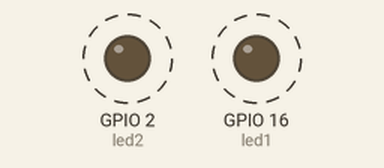
This program was run on a simulated ESP8266 board running MicroPython. Shown: output pins drawn as LEDs (lit = HIGH, except the on-board LED, lit = LOW). Dashed ring = blinking.

Above: at 0.5 s.
Timing chart, 0 to 4.6 s (numbered marks = the images above):
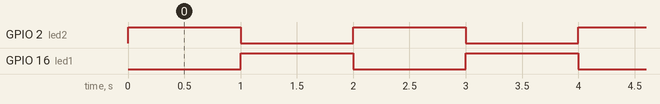

Measured:
- by itself, GPIO 2 (led2), GPIO 16 (led1): alternates HIGH for 1.0 s and LOW for 1.0 s

The program:

lab_01.py
```python
import machine
import time

led1 = machine.Pin(16, machine.Pin.OUT)
led2 = machine.Pin(2, machine.Pin.OUT)

while True:
    led1.value(0)
    led2.value(1)
    time.sleep(1)
    led1.value(1)
    led2.value(0)
    time.sleep(1)
```
